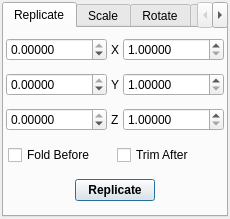
<ui version="4.0" >
 <class>CellTransformDialog</class>
 <widget class="QDialog" name="CellTransformDialog" >
  <property name="geometry" >
   <rect>
    <x>0</x>
    <y>0</y>
    <width>230</width>
    <height>219</height>
   </rect>
  </property>
  <property name="windowTitle" >
   <string>Transform Cell</string>
  </property>
  <property name="windowIcon" >
   <iconset resource="icons.qrc" >
    <normaloff>:/stackicons/icons/stack_celledit.svg</normaloff>:/stackicons/icons/stack_celledit.svg</iconset>
  </property>
  <layout class="QHBoxLayout" >
   <property name="spacing" >
    <number>4</number>
   </property>
   <property name="margin" >
    <number>2</number>
   </property>
   <item>
    <widget class="QTabWidget" name="CellTransformTabs" >
     <property name="currentIndex" >
      <number>0</number>
     </property>
     <widget class="QWidget" name="ReplicateTab" >
      <property name="geometry" >
       <rect>
        <x>0</x>
        <y>0</y>
        <width>214</width>
        <height>178</height>
       </rect>
      </property>
      <attribute name="title" >
       <string>Replicate</string>
      </attribute>
      <layout class="QVBoxLayout" >
       <property name="spacing" >
        <number>4</number>
       </property>
       <property name="margin" >
        <number>2</number>
       </property>
       <item>
        <layout class="QHBoxLayout" >
         <property name="spacing" >
          <number>4</number>
         </property>
         <property name="margin" >
          <number>0</number>
         </property>
         <item>
          <widget class="QDoubleSpinBox" name="CellReplicateNegXSpin" >
           <property name="sizePolicy" >
            <sizepolicy vsizetype="Fixed" hsizetype="Expanding" >
             <horstretch>0</horstretch>
             <verstretch>0</verstretch>
            </sizepolicy>
           </property>
           <property name="decimals" >
            <number>5</number>
           </property>
           <property name="minimum" >
            <double>-100.000000000000000</double>
           </property>
           <property name="maximum" >
            <double>0.000000000000000</double>
           </property>
          </widget>
         </item>
         <item>
          <widget class="QLabel" name="label_11" >
           <property name="sizePolicy" >
            <sizepolicy vsizetype="Preferred" hsizetype="Minimum" >
             <horstretch>0</horstretch>
             <verstretch>0</verstretch>
            </sizepolicy>
           </property>
           <property name="text" >
            <string>X</string>
           </property>
          </widget>
         </item>
         <item>
          <widget class="QDoubleSpinBox" name="CellReplicatePosXSpin" >
           <property name="sizePolicy" >
            <sizepolicy vsizetype="Fixed" hsizetype="Expanding" >
             <horstretch>0</horstretch>
             <verstretch>0</verstretch>
            </sizepolicy>
           </property>
           <property name="decimals" >
            <number>5</number>
           </property>
           <property name="minimum" >
            <double>1.000000000000000</double>
           </property>
          </widget>
         </item>
        </layout>
       </item>
       <item>
        <layout class="QHBoxLayout" >
         <property name="spacing" >
          <number>4</number>
         </property>
         <property name="margin" >
          <number>0</number>
         </property>
         <item>
          <widget class="QDoubleSpinBox" name="CellReplicateNegYSpin" >
           <property name="sizePolicy" >
            <sizepolicy vsizetype="Fixed" hsizetype="Expanding" >
             <horstretch>0</horstretch>
             <verstretch>0</verstretch>
            </sizepolicy>
           </property>
           <property name="decimals" >
            <number>5</number>
           </property>
           <property name="minimum" >
            <double>-100.000000000000000</double>
           </property>
           <property name="maximum" >
            <double>0.000000000000000</double>
           </property>
          </widget>
         </item>
         <item>
          <widget class="QLabel" name="label_28" >
           <property name="sizePolicy" >
            <sizepolicy vsizetype="Preferred" hsizetype="Minimum" >
             <horstretch>0</horstretch>
             <verstretch>0</verstretch>
            </sizepolicy>
           </property>
           <property name="text" >
            <string>Y</string>
           </property>
          </widget>
         </item>
         <item>
          <widget class="QDoubleSpinBox" name="CellReplicatePosYSpin" >
           <property name="sizePolicy" >
            <sizepolicy vsizetype="Fixed" hsizetype="Expanding" >
             <horstretch>0</horstretch>
             <verstretch>0</verstretch>
            </sizepolicy>
           </property>
           <property name="decimals" >
            <number>5</number>
           </property>
           <property name="minimum" >
            <double>1.000000000000000</double>
           </property>
          </widget>
         </item>
        </layout>
       </item>
       <item>
        <layout class="QHBoxLayout" >
         <property name="spacing" >
          <number>4</number>
         </property>
         <property name="margin" >
          <number>0</number>
         </property>
         <item>
          <widget class="QDoubleSpinBox" name="CellReplicateNegZSpin" >
           <property name="sizePolicy" >
            <sizepolicy vsizetype="Fixed" hsizetype="Expanding" >
             <horstretch>0</horstretch>
             <verstretch>0</verstretch>
            </sizepolicy>
           </property>
           <property name="decimals" >
            <number>5</number>
           </property>
           <property name="minimum" >
            <double>-100.000000000000000</double>
           </property>
           <property name="maximum" >
            <double>0.000000000000000</double>
           </property>
          </widget>
         </item>
         <item>
          <widget class="QLabel" name="label_29" >
           <property name="sizePolicy" >
            <sizepolicy vsizetype="Preferred" hsizetype="Minimum" >
             <horstretch>0</horstretch>
             <verstretch>0</verstretch>
            </sizepolicy>
           </property>
           <property name="text" >
            <string>Z</string>
           </property>
          </widget>
         </item>
         <item>
          <widget class="QDoubleSpinBox" name="CellReplicatePosZSpin" >
           <property name="sizePolicy" >
            <sizepolicy vsizetype="Fixed" hsizetype="Expanding" >
             <horstretch>0</horstretch>
             <verstretch>0</verstretch>
            </sizepolicy>
           </property>
           <property name="decimals" >
            <number>5</number>
           </property>
           <property name="minimum" >
            <double>1.000000000000000</double>
           </property>
          </widget>
         </item>
        </layout>
       </item>
       <item>
        <layout class="QHBoxLayout" >
         <property name="spacing" >
          <number>4</number>
         </property>
         <property name="margin" >
          <number>2</number>
         </property>
         <item>
          <widget class="QCheckBox" name="CellReplicateFoldCheck" >
           <property name="sizePolicy" >
            <sizepolicy vsizetype="Fixed" hsizetype="Expanding" >
             <horstretch>0</horstretch>
             <verstretch>0</verstretch>
            </sizepolicy>
           </property>
           <property name="text" >
            <string>Fold Before</string>
           </property>
          </widget>
         </item>
         <item>
          <widget class="QCheckBox" name="CellReplicateTrimCheck" >
           <property name="sizePolicy" >
            <sizepolicy vsizetype="Fixed" hsizetype="Expanding" >
             <horstretch>0</horstretch>
             <verstretch>0</verstretch>
            </sizepolicy>
           </property>
           <property name="text" >
            <string>Trim After</string>
           </property>
          </widget>
         </item>
        </layout>
       </item>
       <item>
        <layout class="QHBoxLayout" >
         <property name="spacing" >
          <number>0</number>
         </property>
         <property name="margin" >
          <number>0</number>
         </property>
         <item>
          <spacer>
           <property name="orientation" >
            <enum>Qt::Horizontal</enum>
           </property>
           <property name="sizeHint" stdset="0" >
            <size>
             <width>40</width>
             <height>20</height>
            </size>
           </property>
          </spacer>
         </item>
         <item>
          <widget class="QPushButton" name="CellReplicateButton" >
           <property name="font" >
            <font>
             <weight>75</weight>
             <bold>true</bold>
            </font>
           </property>
           <property name="toolTip" >
            <string>Replicate current cell</string>
           </property>
           <property name="text" >
            <string>Replicate</string>
           </property>
          </widget>
         </item>
         <item>
          <spacer>
           <property name="orientation" >
            <enum>Qt::Horizontal</enum>
           </property>
           <property name="sizeHint" stdset="0" >
            <size>
             <width>40</width>
             <height>20</height>
            </size>
           </property>
          </spacer>
         </item>
        </layout>
       </item>
      </layout>
     </widget>
     <widget class="QWidget" name="ScaleTab" >
      <property name="geometry" >
       <rect>
        <x>0</x>
        <y>0</y>
        <width>720</width>
        <height>360</height>
       </rect>
      </property>
      <attribute name="title" >
       <string>Scale</string>
      </attribute>
      <layout class="QVBoxLayout" >
       <property name="spacing" >
        <number>4</number>
       </property>
       <property name="margin" >
        <number>2</number>
       </property>
       <item>
        <layout class="QGridLayout" >
         <property name="margin" >
          <number>0</number>
         </property>
         <property name="spacing" >
          <number>2</number>
         </property>
         <item row="2" column="1" >
          <widget class="QDoubleSpinBox" name="CellScaleZSpin" >
           <property name="sizePolicy" >
            <sizepolicy vsizetype="Fixed" hsizetype="Expanding" >
             <horstretch>0</horstretch>
             <verstretch>0</verstretch>
            </sizepolicy>
           </property>
           <property name="decimals" >
            <number>5</number>
           </property>
           <property name="value" >
            <double>1.000000000000000</double>
           </property>
          </widget>
         </item>
         <item row="0" column="0" >
          <widget class="QLabel" name="label_42" >
           <property name="sizePolicy" >
            <sizepolicy vsizetype="Preferred" hsizetype="Minimum" >
             <horstretch>0</horstretch>
             <verstretch>0</verstretch>
            </sizepolicy>
           </property>
           <property name="text" >
            <string>X</string>
           </property>
          </widget>
         </item>
         <item row="1" column="0" >
          <widget class="QLabel" name="label_43" >
           <property name="sizePolicy" >
            <sizepolicy vsizetype="Preferred" hsizetype="Minimum" >
             <horstretch>0</horstretch>
             <verstretch>0</verstretch>
            </sizepolicy>
           </property>
           <property name="text" >
            <string>Y</string>
           </property>
          </widget>
         </item>
         <item row="0" column="1" >
          <widget class="QDoubleSpinBox" name="CellScaleXSpin" >
           <property name="sizePolicy" >
            <sizepolicy vsizetype="Fixed" hsizetype="Expanding" >
             <horstretch>0</horstretch>
             <verstretch>0</verstretch>
            </sizepolicy>
           </property>
           <property name="decimals" >
            <number>5</number>
           </property>
           <property name="value" >
            <double>1.000000000000000</double>
           </property>
          </widget>
         </item>
         <item row="2" column="0" >
          <widget class="QLabel" name="label_44" >
           <property name="sizePolicy" >
            <sizepolicy vsizetype="Preferred" hsizetype="Minimum" >
             <horstretch>0</horstretch>
             <verstretch>0</verstretch>
            </sizepolicy>
           </property>
           <property name="text" >
            <string>Z</string>
           </property>
          </widget>
         </item>
         <item row="1" column="1" >
          <widget class="QDoubleSpinBox" name="CellScaleYSpin" >
           <property name="sizePolicy" >
            <sizepolicy vsizetype="Fixed" hsizetype="Expanding" >
             <horstretch>0</horstretch>
             <verstretch>0</verstretch>
            </sizepolicy>
           </property>
           <property name="decimals" >
            <number>5</number>
           </property>
           <property name="value" >
            <double>1.000000000000000</double>
           </property>
          </widget>
         </item>
        </layout>
       </item>
       <item>
        <layout class="QVBoxLayout" >
         <property name="spacing" >
          <number>2</number>
         </property>
         <property name="margin" >
          <number>0</number>
         </property>
         <item>
          <widget class="QCheckBox" name="CellScaleUseCogsCheck" >
           <property name="sizePolicy" >
            <sizepolicy vsizetype="Fixed" hsizetype="Expanding" >
             <horstretch>0</horstretch>
             <verstretch>0</verstretch>
            </sizepolicy>
           </property>
           <property name="toolTip" >
            <string>Scale the geometric centres of molecules rather than individual atoms</string>
           </property>
           <property name="text" >
            <string>Scale Molecule COG</string>
           </property>
          </widget>
         </item>
         <item>
          <widget class="QCheckBox" name="CellScaleCalculateEnergyCheck" >
           <property name="toolTip" >
            <string>Calculate the energy change from the scaling operation</string>
           </property>
           <property name="text" >
            <string>Calculate Energy Change</string>
           </property>
          </widget>
         </item>
         <item>
          <spacer>
           <property name="orientation" >
            <enum>Qt::Vertical</enum>
           </property>
           <property name="sizeHint" stdset="0" >
            <size>
             <width>20</width>
             <height>40</height>
            </size>
           </property>
          </spacer>
         </item>
        </layout>
       </item>
       <item>
        <layout class="QHBoxLayout" >
         <property name="spacing" >
          <number>6</number>
         </property>
         <property name="margin" >
          <number>0</number>
         </property>
         <item>
          <spacer>
           <property name="orientation" >
            <enum>Qt::Horizontal</enum>
           </property>
           <property name="sizeHint" stdset="0" >
            <size>
             <width>40</width>
             <height>20</height>
            </size>
           </property>
          </spacer>
         </item>
         <item>
          <widget class="QPushButton" name="CellScaleButton" >
           <property name="sizeIncrement" >
            <size>
             <width>0</width>
             <height>0</height>
            </size>
           </property>
           <property name="font" >
            <font>
             <pointsize>9</pointsize>
             <weight>75</weight>
             <bold>true</bold>
            </font>
           </property>
           <property name="toolTip" >
            <string>Scale current cell</string>
           </property>
           <property name="text" >
            <string>Scale</string>
           </property>
          </widget>
         </item>
         <item>
          <spacer>
           <property name="orientation" >
            <enum>Qt::Horizontal</enum>
           </property>
           <property name="sizeHint" stdset="0" >
            <size>
             <width>40</width>
             <height>20</height>
            </size>
           </property>
          </spacer>
         </item>
        </layout>
       </item>
      </layout>
     </widget>
     <widget class="QWidget" name="RotateTab" >
      <property name="geometry" >
       <rect>
        <x>0</x>
        <y>0</y>
        <width>720</width>
        <height>360</height>
       </rect>
      </property>
      <attribute name="title" >
       <string>Rotate</string>
      </attribute>
      <layout class="QVBoxLayout" >
       <property name="spacing" >
        <number>4</number>
       </property>
       <property name="margin" >
        <number>2</number>
       </property>
       <item>
        <layout class="QGridLayout" >
         <property name="margin" >
          <number>2</number>
         </property>
         <property name="spacing" >
          <number>4</number>
         </property>
         <item row="1" column="0" >
          <widget class="QLabel" name="label_2" >
           <property name="text" >
            <string>Rotate 90&amp;deg; around Y</string>
           </property>
           <property name="textFormat" >
            <enum>Qt::RichText</enum>
           </property>
          </widget>
         </item>
         <item row="0" column="1" >
          <widget class="QPushButton" name="CellRotateXAnticlockwise" >
           <property name="enabled" >
            <bool>false</bool>
           </property>
           <property name="sizePolicy" >
            <sizepolicy vsizetype="Fixed" hsizetype="Fixed" >
             <horstretch>0</horstretch>
             <verstretch>0</verstretch>
            </sizepolicy>
           </property>
           <property name="minimumSize" >
            <size>
             <width>30</width>
             <height>30</height>
            </size>
           </property>
           <property name="maximumSize" >
            <size>
             <width>30</width>
             <height>30</height>
            </size>
           </property>
           <property name="text" >
            <string/>
           </property>
           <property name="icon" >
            <iconset>
             <normaloff/>
            </iconset>
           </property>
           <property name="iconSize" >
            <size>
             <width>20</width>
             <height>20</height>
            </size>
           </property>
          </widget>
         </item>
         <item row="0" column="0" >
          <widget class="QLabel" name="label" >
           <property name="text" >
            <string>Rotate 90&amp;deg; around X</string>
           </property>
           <property name="textFormat" >
            <enum>Qt::RichText</enum>
           </property>
          </widget>
         </item>
         <item row="0" column="2" >
          <widget class="QPushButton" name="CellRotateXClockwise" >
           <property name="enabled" >
            <bool>false</bool>
           </property>
           <property name="sizePolicy" >
            <sizepolicy vsizetype="Fixed" hsizetype="Fixed" >
             <horstretch>0</horstretch>
             <verstretch>0</verstretch>
            </sizepolicy>
           </property>
           <property name="minimumSize" >
            <size>
             <width>30</width>
             <height>30</height>
            </size>
           </property>
           <property name="maximumSize" >
            <size>
             <width>30</width>
             <height>30</height>
            </size>
           </property>
           <property name="text" >
            <string/>
           </property>
           <property name="icon" >
            <iconset>
             <normaloff/>
            </iconset>
           </property>
           <property name="iconSize" >
            <size>
             <width>20</width>
             <height>20</height>
            </size>
           </property>
          </widget>
         </item>
         <item row="2" column="0" >
          <widget class="QLabel" name="label_3" >
           <property name="text" >
            <string>Rotate 90&amp;deg; around Z</string>
           </property>
           <property name="textFormat" >
            <enum>Qt::RichText</enum>
           </property>
          </widget>
         </item>
         <item row="1" column="1" >
          <widget class="QPushButton" name="CellRotateYAnticlockwise" >
           <property name="enabled" >
            <bool>false</bool>
           </property>
           <property name="sizePolicy" >
            <sizepolicy vsizetype="Fixed" hsizetype="Fixed" >
             <horstretch>0</horstretch>
             <verstretch>0</verstretch>
            </sizepolicy>
           </property>
           <property name="minimumSize" >
            <size>
             <width>30</width>
             <height>30</height>
            </size>
           </property>
           <property name="maximumSize" >
            <size>
             <width>30</width>
             <height>30</height>
            </size>
           </property>
           <property name="text" >
            <string/>
           </property>
           <property name="icon" >
            <iconset>
             <normaloff/>
            </iconset>
           </property>
           <property name="iconSize" >
            <size>
             <width>20</width>
             <height>20</height>
            </size>
           </property>
          </widget>
         </item>
         <item row="1" column="2" >
          <widget class="QPushButton" name="CellRotateYClockwise" >
           <property name="enabled" >
            <bool>false</bool>
           </property>
           <property name="sizePolicy" >
            <sizepolicy vsizetype="Fixed" hsizetype="Fixed" >
             <horstretch>0</horstretch>
             <verstretch>0</verstretch>
            </sizepolicy>
           </property>
           <property name="minimumSize" >
            <size>
             <width>30</width>
             <height>30</height>
            </size>
           </property>
           <property name="maximumSize" >
            <size>
             <width>30</width>
             <height>30</height>
            </size>
           </property>
           <property name="text" >
            <string/>
           </property>
           <property name="icon" >
            <iconset>
             <normaloff/>
            </iconset>
           </property>
           <property name="iconSize" >
            <size>
             <width>20</width>
             <height>20</height>
            </size>
           </property>
          </widget>
         </item>
         <item row="2" column="1" >
          <widget class="QPushButton" name="CellRotateZAnticlockwise" >
           <property name="enabled" >
            <bool>false</bool>
           </property>
           <property name="sizePolicy" >
            <sizepolicy vsizetype="Fixed" hsizetype="Fixed" >
             <horstretch>0</horstretch>
             <verstretch>0</verstretch>
            </sizepolicy>
           </property>
           <property name="minimumSize" >
            <size>
             <width>30</width>
             <height>30</height>
            </size>
           </property>
           <property name="maximumSize" >
            <size>
             <width>30</width>
             <height>30</height>
            </size>
           </property>
           <property name="text" >
            <string/>
           </property>
           <property name="icon" >
            <iconset>
             <normaloff/>
            </iconset>
           </property>
           <property name="iconSize" >
            <size>
             <width>20</width>
             <height>20</height>
            </size>
           </property>
          </widget>
         </item>
         <item row="2" column="2" >
          <widget class="QPushButton" name="CellRotateZClockwise" >
           <property name="enabled" >
            <bool>false</bool>
           </property>
           <property name="sizePolicy" >
            <sizepolicy vsizetype="Fixed" hsizetype="Fixed" >
             <horstretch>0</horstretch>
             <verstretch>0</verstretch>
            </sizepolicy>
           </property>
           <property name="minimumSize" >
            <size>
             <width>30</width>
             <height>30</height>
            </size>
           </property>
           <property name="maximumSize" >
            <size>
             <width>30</width>
             <height>30</height>
            </size>
           </property>
           <property name="text" >
            <string/>
           </property>
           <property name="icon" >
            <iconset>
             <normaloff/>
            </iconset>
           </property>
           <property name="iconSize" >
            <size>
             <width>20</width>
             <height>20</height>
            </size>
           </property>
          </widget>
         </item>
        </layout>
       </item>
      </layout>
     </widget>
     <widget class="QWidget" name="MillerTab" >
      <property name="geometry" >
       <rect>
        <x>0</x>
        <y>0</y>
        <width>720</width>
        <height>360</height>
       </rect>
      </property>
      <attribute name="title" >
       <string>Miller</string>
      </attribute>
      <layout class="QVBoxLayout" >
       <property name="spacing" >
        <number>4</number>
       </property>
       <property name="margin" >
        <number>2</number>
       </property>
       <item>
        <widget class="QGroupBox" name="MillerIndicesGroup" >
         <property name="title" >
          <string>Indices</string>
         </property>
         <layout class="QHBoxLayout" >
          <property name="spacing" >
           <number>4</number>
          </property>
          <property name="margin" >
           <number>2</number>
          </property>
          <item>
           <layout class="QGridLayout" >
            <property name="margin" >
             <number>0</number>
            </property>
            <property name="spacing" >
             <number>2</number>
            </property>
            <item row="0" column="1" >
             <widget class="QSpinBox" name="MillerHSpin" >
              <property name="minimum" >
               <number>-99</number>
              </property>
              <property name="value" >
               <number>1</number>
              </property>
             </widget>
            </item>
            <item row="0" column="4" >
             <widget class="QLabel" name="label_6" >
              <property name="sizePolicy" >
               <sizepolicy vsizetype="Preferred" hsizetype="Minimum" >
                <horstretch>0</horstretch>
                <verstretch>0</verstretch>
               </sizepolicy>
              </property>
              <property name="text" >
               <string>l</string>
              </property>
             </widget>
            </item>
            <item row="0" column="0" >
             <widget class="QLabel" name="label_4" >
              <property name="sizePolicy" >
               <sizepolicy vsizetype="Preferred" hsizetype="Minimum" >
                <horstretch>0</horstretch>
                <verstretch>0</verstretch>
               </sizepolicy>
              </property>
              <property name="text" >
               <string>h</string>
              </property>
             </widget>
            </item>
            <item row="0" column="3" >
             <widget class="QSpinBox" name="MillerKSpin" >
              <property name="minimum" >
               <number>-99</number>
              </property>
             </widget>
            </item>
            <item row="0" column="2" >
             <widget class="QLabel" name="label_5" >
              <property name="sizePolicy" >
               <sizepolicy vsizetype="Preferred" hsizetype="Minimum" >
                <horstretch>0</horstretch>
                <verstretch>0</verstretch>
               </sizepolicy>
              </property>
              <property name="text" >
               <string>k</string>
              </property>
             </widget>
            </item>
            <item row="0" column="5" >
             <widget class="QSpinBox" name="MillerLSpin" >
              <property name="minimum" >
               <number>-99</number>
              </property>
             </widget>
            </item>
           </layout>
          </item>
         </layout>
        </widget>
       </item>
       <item>
        <widget class="QGroupBox" name="MillerCutDirectionGroup" >
         <property name="title" >
          <string>Direction</string>
         </property>
         <layout class="QHBoxLayout" >
          <property name="spacing" >
           <number>4</number>
          </property>
          <property name="margin" >
           <number>2</number>
          </property>
          <item>
           <widget class="QRadioButton" name="MillerInRadio" >
            <property name="text" >
             <string>In</string>
            </property>
           </widget>
          </item>
          <item>
           <widget class="QRadioButton" name="MillerOutRadio" >
            <property name="text" >
             <string>Out</string>
            </property>
            <property name="checked" >
             <bool>true</bool>
            </property>
           </widget>
          </item>
         </layout>
        </widget>
       </item>
       <item>
        <layout class="QHBoxLayout" >
         <property name="spacing" >
          <number>6</number>
         </property>
         <property name="margin" >
          <number>0</number>
         </property>
         <item>
          <spacer>
           <property name="orientation" >
            <enum>Qt::Horizontal</enum>
           </property>
           <property name="sizeHint" stdset="0" >
            <size>
             <width>40</width>
             <height>20</height>
            </size>
           </property>
          </spacer>
         </item>
         <item>
          <widget class="QPushButton" name="MillerSelectButton" >
           <property name="font" >
            <font>
             <weight>75</weight>
             <bold>true</bold>
            </font>
           </property>
           <property name="text" >
            <string>Select</string>
           </property>
          </widget>
         </item>
         <item>
          <widget class="QPushButton" name="MillerCutButton" >
           <property name="font" >
            <font>
             <weight>75</weight>
             <bold>true</bold>
            </font>
           </property>
           <property name="text" >
            <string>Cut</string>
           </property>
          </widget>
         </item>
         <item>
          <spacer>
           <property name="orientation" >
            <enum>Qt::Horizontal</enum>
           </property>
           <property name="sizeHint" stdset="0" >
            <size>
             <width>40</width>
             <height>20</height>
            </size>
           </property>
          </spacer>
         </item>
        </layout>
       </item>
       <item>
        <spacer>
         <property name="orientation" >
          <enum>Qt::Vertical</enum>
         </property>
         <property name="sizeHint" stdset="0" >
          <size>
           <width>20</width>
           <height>40</height>
          </size>
         </property>
        </spacer>
       </item>
      </layout>
     </widget>
    </widget>
   </item>
  </layout>
 </widget>
 <tabstops>
  <tabstop>CellTransformTabs</tabstop>
  <tabstop>CellReplicateNegXSpin</tabstop>
  <tabstop>CellReplicatePosXSpin</tabstop>
  <tabstop>CellReplicateNegYSpin</tabstop>
  <tabstop>CellReplicatePosYSpin</tabstop>
  <tabstop>CellReplicateNegZSpin</tabstop>
  <tabstop>CellReplicatePosZSpin</tabstop>
  <tabstop>CellReplicateFoldCheck</tabstop>
  <tabstop>CellReplicateTrimCheck</tabstop>
  <tabstop>CellReplicateButton</tabstop>
  <tabstop>CellScaleXSpin</tabstop>
  <tabstop>CellScaleYSpin</tabstop>
  <tabstop>CellScaleZSpin</tabstop>
 </tabstops>
 <resources>
  <include location="icons.qrc" />
 </resources>
 <connections/>
</ui>
